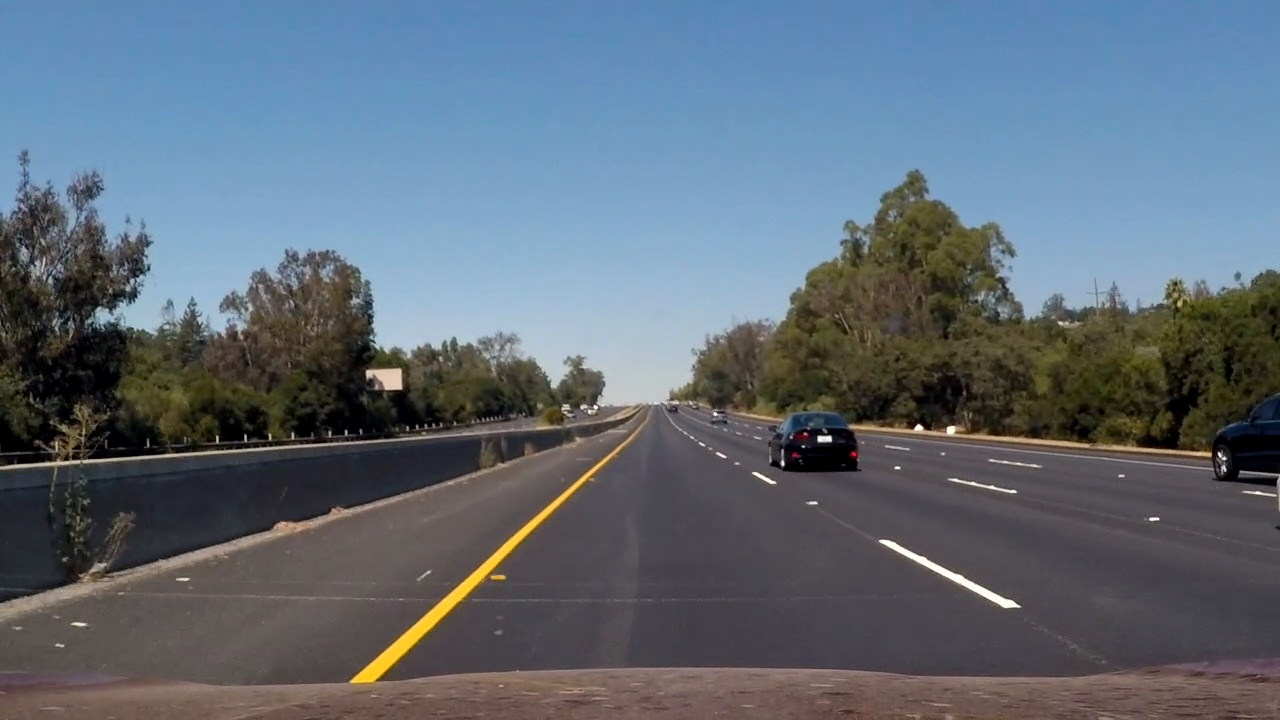
#> input picture test_images/test10.jpg, 1280 x 720 px; its folder holds only this picture in this run
$ python -i image_pipeline.py   (imports and definitions only)   (older library calls are emulated)
#> lines starting #> are read from the running program, lines starting #| are printed output that depends on the picture; after the words box and inside, x2 and y2 are one past the last pixel; in counts of white or black regions, pixels touching at a corner belong together
### src/utils/gradients.py
import numpy as np
import cv2


def minmax(x, x_abs=None):
    if x_abs is None:
        x_abs = x
    return (x - np.min(x)) / (np.max(x) - np.min(x))


def threshold(img, thresh=(0, 255)):
    mask = np.zeros_like(img)
    mask[(img >= thresh[0]) & (img <= thresh[1])] = 1
    return mask


def abs_sobel_thresh(img, orient='x', sobel_kernel=3, thresh=(0, 255)):
    if orient == 'x':
        sobel = cv2.Sobel(img, cv2.CV_64F, 1, 0, ksize=sobel_kernel)
    else:
        sobel = cv2.Sobel(img, cv2.CV_64F, 0, 1, ksize=sobel_kernel)
    sobel_abs = np.absolute(sobel)
    sobel = np.uint8(255 * minmax(sobel, sobel_abs))
    mask = np.zeros_like(sobel)
    mask[(sobel > thresh[0]) & (sobel < thresh[1])] = 1
    return mask


def mag_thresh(img, sobel_kernel=3, thresh=(0, 255)):
    sobel_x = cv2.Sobel(img, cv2.CV_64F, 1, 0, ksize=sobel_kernel)
    sobel_y = cv2.Sobel(img, cv2.CV_64F, 0, 1, ksize=sobel_kernel)
    sobel_xy = np.sqrt(sobel_x ** 2 + sobel_y ** 2)
    sobel = np.uint8(255 * minmax(sobel_xy))
    mask = np.zeros_like(sobel)
    mask[(sobel > thresh[0]) & (sobel < thresh[1])] = 1
    return mask


def dir_threshold(img, sobel_kernel=3, thresh=(0, np.pi / 2)):
    sobel_x = cv2.Sobel(img, cv2.CV_64F, 1, 0, ksize=sobel_kernel)
    sobel_y = cv2.Sobel(img, cv2.CV_64F, 0, 1, ksize=sobel_kernel)
    abs_sobel_x = np.absolute(sobel_x)
    abs_sobel_y = np.absolute(sobel_y)
    direction = np.arctan2(abs_sobel_y, abs_sobel_x)
    mask = np.zeros_like(direction)
    mask[(direction > thresh[0]) & (direction < thresh[1])] = 1
    return mask

### src/utils/calibration.py
import glob
import cv2
import numpy as np
import pickle


# [29 lines left out: functions _initialize_object_points, get_distortion_matrix, not called in this run]


def setup_undistort(calibration_matrix_path):
#> called with calibration_matrix_path = 'calibration_matrix.p'
    distortion_matrix = pickle.load(open(calibration_matrix_path, "rb"))
#> (reads src/utils/calibration_matrix.p from the repository)
#> further down, picture is the input picture: shape (720, 1280, 3); mean B, G, R 119.1, 107.2, 95.2
    mtx = distortion_matrix["mtx"]
    dist = distortion_matrix["dist"]

    return lambda img: cv2.undistort(img, mtx, dist, None, mtx)

### src/utils/image_pipeline.py
import cv2
import numpy as np

from src.utils.calibration import setup_undistort
from src.utils.gradients import abs_sobel_thresh, threshold, dir_threshold, mag_thresh

undistort = setup_undistort("calibration_matrix.p")


def birds_eye_view(image, debug=False):
    src = np.float32([
        [215, 706],
        [580, 460],
        [704, 460],
        [1094, 706],
    ])

    dst = np.float32([
        [320, 720],
        [320, 0],
        [960, 0],
        [960, 720],
    ])

    M = cv2.getPerspectiveTransform(src, dst)
    Minv = cv2.getPerspectiveTransform(dst, src)
    warped = warp(image, M)
    unwarped = warp(warped, Minv)

    debug_pre = None
    debug_post = None
    if debug:
        vrx = (np.array(src, np.int32)).reshape((-1, 1, 2))
        image_bgr = cv2.cvtColor(image * 255, cv2.COLOR_GRAY2BGR)
        debug_pre = cv2.polylines(image_bgr, [vrx], True, (255, 0, 0), 3)
        vrx = (np.array(dst, np.int32)).reshape((-1, 1, 2))
        warped_bgr = cv2.cvtColor(warped * 255, cv2.COLOR_GRAY2BGR)
        debug_post = cv2.polylines(warped_bgr, [vrx], True, (255, 0, 0), 3)

    return warped, unwarped, M, Minv, debug_pre, debug_post


def warp(image, M):
    return cv2.warpPerspective(image, M, image.shape[1::-1])


def pipeline(image, debug=False):
#> called with debug = False
    image_undistorted = undistort(image)
    thresholded = thresholded_binary_image(image_undistorted)
    birdseye = birds_eye_view(thresholded, debug)
    return birdseye


def thresholded_binary_image(image):
    image_lab = cv2.cvtColor(image, cv2.COLOR_BGR2LAB)
#> image_lab: shape (720, 1280, 3); mean of channels 0, 1, 2 113.8, 127.6, 121
    image_hls = cv2.cvtColor(image, cv2.COLOR_BGR2HLS)
#> image_hls: shape (720, 1280, 3); mean of channels 0, 1, 2 84.1, 107.7, 62.9
    image_lab_l = image_lab[:, :, 0]
    image_hls_h = image_hls[:, :, 0]
    image_hls_l = image_hls[:, :, 1]
    image_hls_s = image_hls[:, :, 2]

    image_lab_l_sobel_x = abs_sobel_thresh(image_lab_l, orient='x', sobel_kernel=15, thresh=(20, 60))
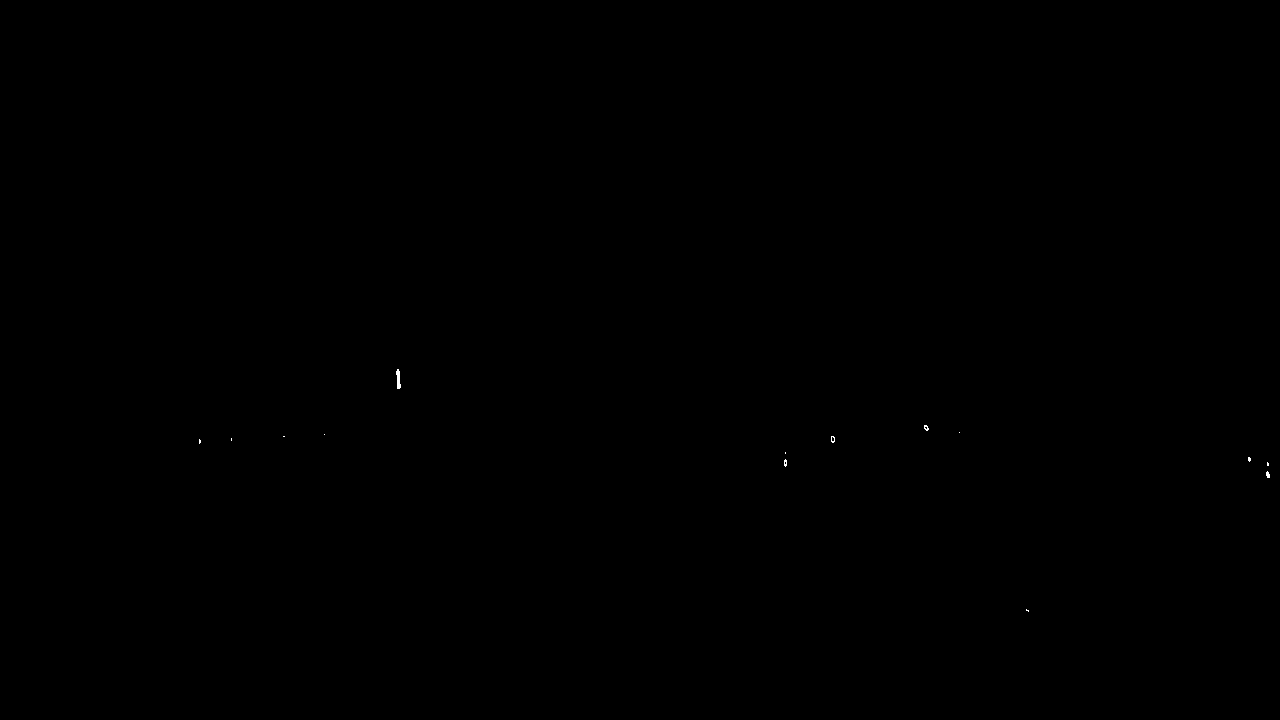
#> image_lab_l_sobel_x: shape (720, 1280); values 0 (black) and 1 (white), 0.02% white in thin lines or dots, all inside (x1, y1, x2, y2) = (199, 369, 1270, 612)

    image_lab_l_sobel_y = abs_sobel_thresh(image_lab_l, orient='y', sobel_kernel=15, thresh=(20, 120))
#> image_lab_l_sobel_y: shape (720, 1280); values 0 (black) and 1 (white), 9.5% white; 790 white regions (343 under 20 px), largest, box (x1, y1, x2, y2) and area: (0, 378, 709, 499) 7234, (0, 463, 520, 630) 4005, (828, 426, 1251, 480) 3611
    image_lab_l_sobel_mag = mag_thresh(image_lab_l, sobel_kernel=15, thresh=(110, 130))
#> image_lab_l_sobel_mag: shape (720, 1280); values 0 (black) and 1 (white), 0.39% white in thin lines or dots, all inside (x1, y1, x2, y2) = (0, 236, 1270, 693)
    image_lab_l_sobel_dir = dir_threshold(image_lab_l, sobel_kernel=15, thresh=(np.pi / 4, np.pi / 2))
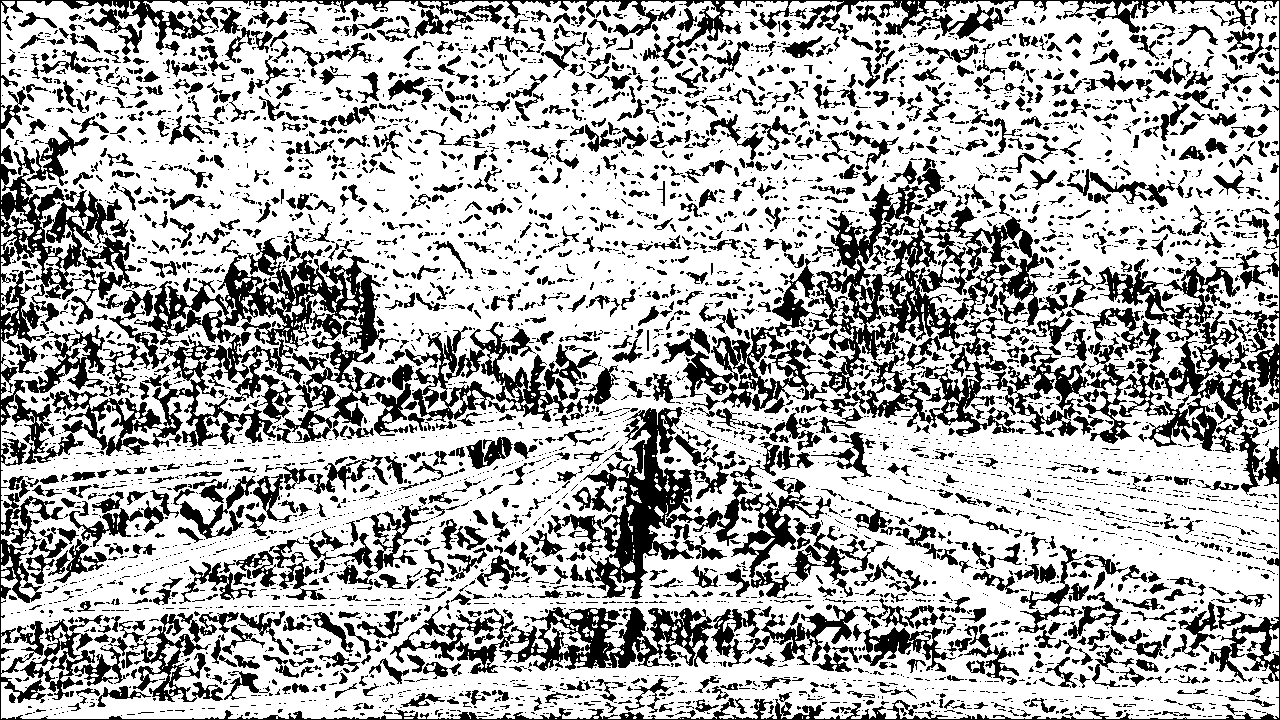
#> image_lab_l_sobel_dir: shape (720, 1280) float64; values 0 (black) and 1 (white), 69.3% white; 5165 black regions (3670 under 20 px), largest, box (x1, y1, x2, y2) and area: (0, 0, 1280, 720) 31986, (661, 184, 1074, 437) 24545, (34, 231, 399, 463) 22498

    image_hls_h_white = threshold(image_hls_h, thresh=(0, 255))
#> image_hls_h_white: shape (720, 1280); every value is 1
    image_hls_l_white = threshold(image_hls_l, thresh=(200, 255))
#> image_hls_l_white: shape (720, 1280); values 0 (black) and 1 (white), 0.25% white; 111 white regions (99 under 20 px), largest, box (x1, y1, x2, y2) and area: (882, 542, 1032, 615) 1051, (376, 370, 397, 389) 288, (955, 481, 1025, 496) 123
    image_hls_s_white = threshold(image_hls_s, thresh=(0, 255))

    image_hls_h_yellow = threshold(image_hls_h, thresh=(15, 35))
#> image_hls_h_yellow: shape (720, 1280); values 0 (black) and 1 (white), 16.1% white; 327 white regions (279 under 20 px), largest, box (x1, y1, x2, y2) and area: (664, 170, 1280, 464) 84679, (0, 264, 602, 480) 44083, (335, 426, 643, 701) 7008
    image_hls_l_yellow = threshold(image_hls_l, thresh=(30, 205))
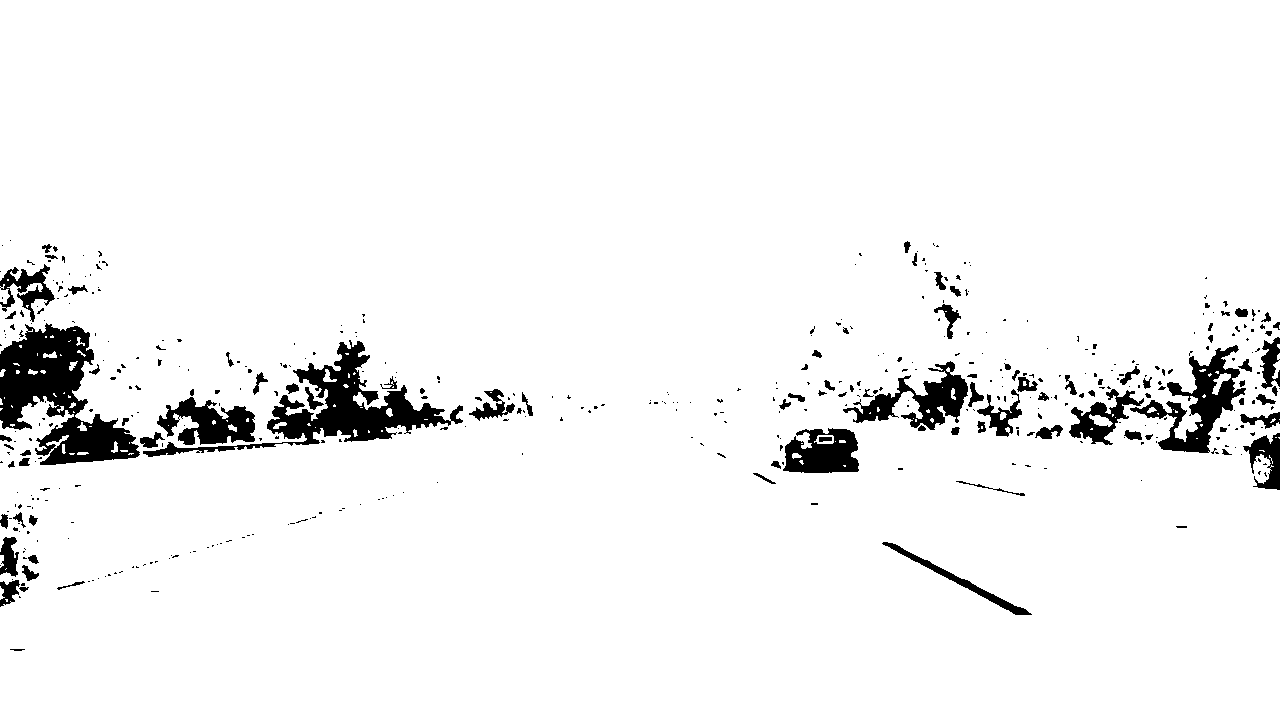
#> image_hls_l_yellow: shape (720, 1280); values 0 (black) and 1 (white), 95.2% white; 464 black regions (365 under 20 px), largest, box (x1, y1, x2, y2) and area: (0, 323, 140, 465) 9617, (143, 340, 463, 457) 7985, (1130, 345, 1246, 453) 3950
    image_hls_s_yellow = threshold(image_hls_s, thresh=(85, 255))
#> image_hls_s_yellow: shape (720, 1280); values 0 (black) and 1 (white), 43.9% white; 649 white regions (485 under 20 px), largest, box (x1, y1, x2, y2) and area: (0, 0, 1280, 333) 343006, (961, 289, 1280, 477) 24622, (56, 348, 308, 462) 8965

    color_binary = np.zeros_like(image_lab_l_sobel_x)
    color_binary[
        (image_lab_l_sobel_x == 1) |
        ((image_lab_l_sobel_y == 1) & (image_lab_l_sobel_mag == 1) & (image_lab_l_sobel_dir == 1)) |
        ((image_hls_h_white == 1) & (image_hls_l_white == 1) & (image_hls_s_white == 1)) |
        ((image_hls_h_yellow == 1) & (image_hls_l_yellow == 1) & (image_hls_s_yellow == 1))
        ] = 1

    return color_binary

>>> import cv2
>>> picture = cv2.imread('../../test_images/test10.jpg')
>>> result = pipeline(picture)
#> in pipeline, `thresholded = thresholded_binary_image(image_undistorted)`: thresholded: shape (720, 1280); values 0 (black) and 1 (white), 4.3% white; 736 white regions (629 under 20 px), largest, box (x1, y1, x2, y2) and area: (1019, 289, 1280, 450) 12410, (336, 444, 624, 698) 5847, (82, 351, 294, 441) 4788
#> in warp, `return cv2.warpPerspective(image, M, image.shape[1::-1])`: returned value: shape (720, 1280); values 0 (black) and 1 (white), 4% white; 43 white regions (35 under 20 px), largest, box (x1, y1, x2, y2) and area: (394, 0, 478, 717) 31614, (1042, 198, 1091, 325) 2698, (1031, 561, 1060, 666) 1981
#> in warp (call 2), `return cv2.warpPerspective(image, M, image.shape[1::-1])`:
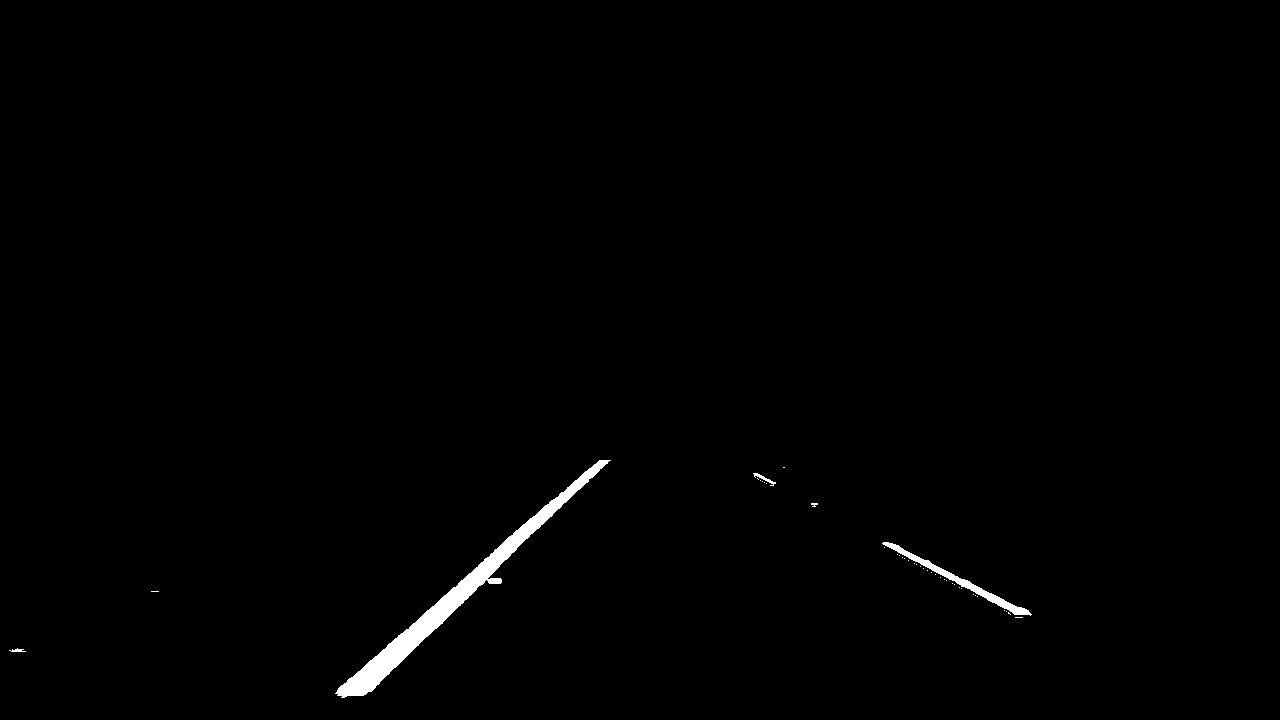
#> returned value: shape (720, 1280); values 0 (black) and 1 (white), 0.76% white; 39 white regions (35 under 20 px), largest, box (x1, y1, x2, y2) and area: (335, 460, 611, 698) 5726, (882, 542, 1032, 616) 1063, (753, 473, 776, 486) 76, (9, 648, 26, 652) 38
#> in pipeline, `birdseye = birds_eye_view(thresholded, debug)`: birdseye = 6 items
#> result = 6 items
